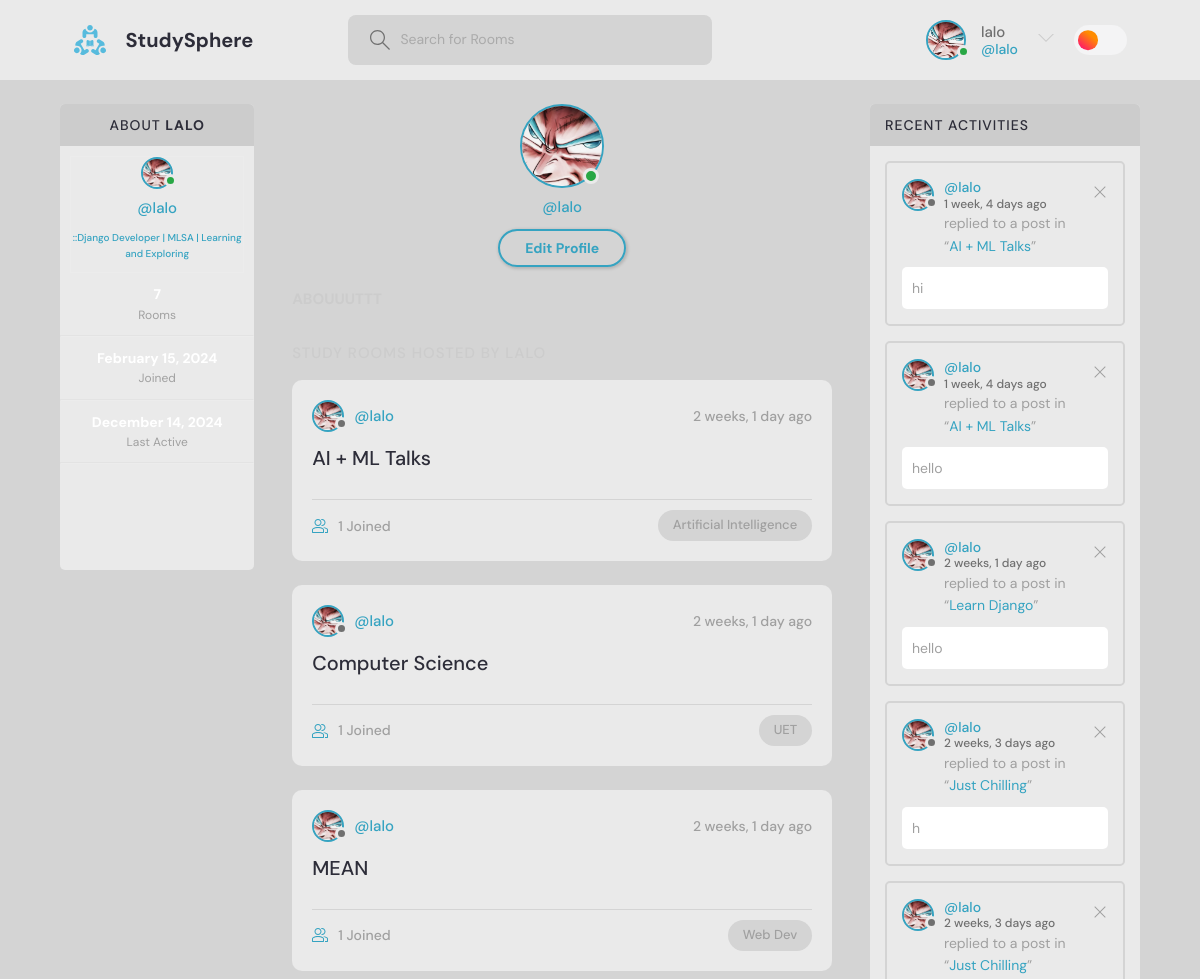
Page /UserProfile/1 (signed in, upper part) on the earlier database version.
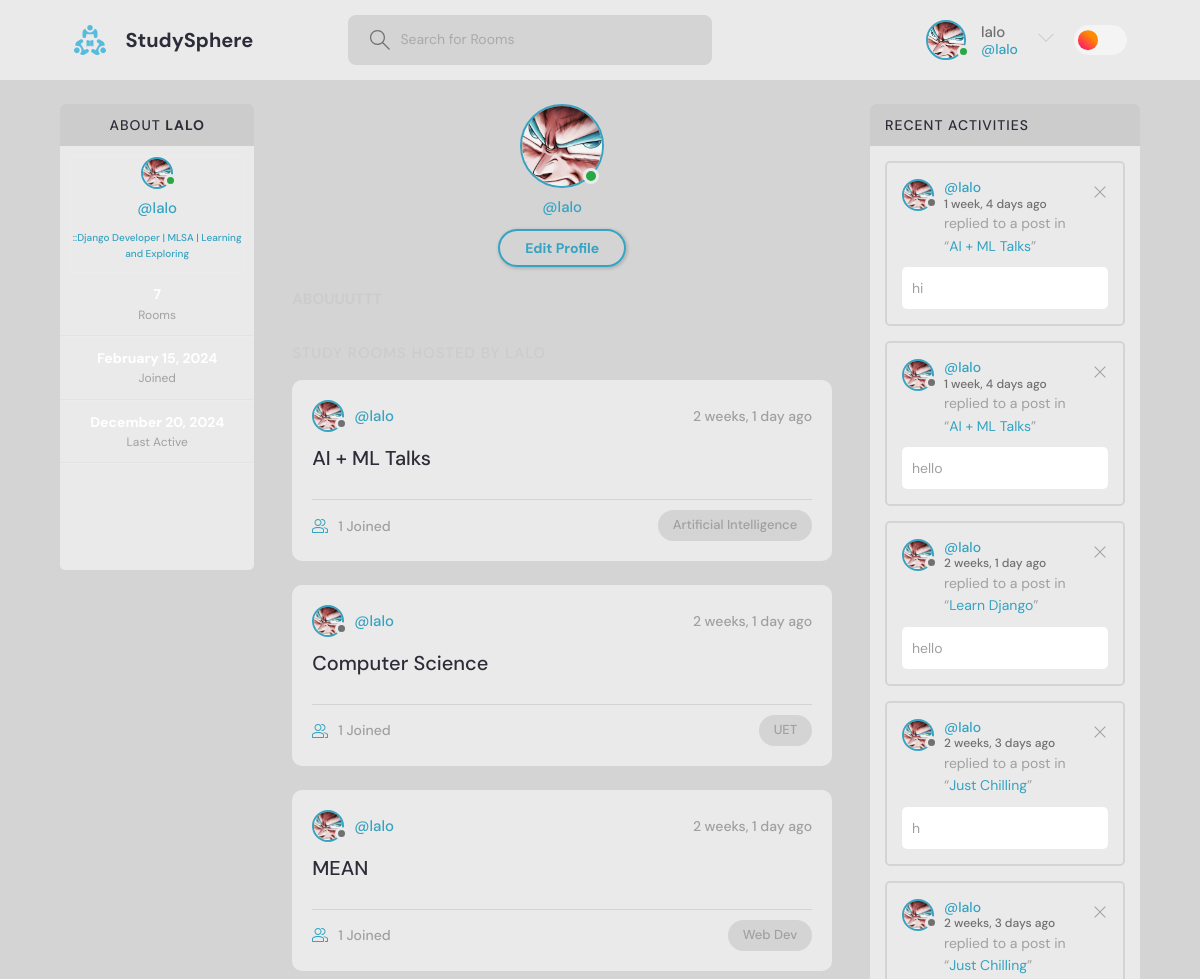
Same page on the later database version.
### base/models.py (models this page shows, shortened)
class User(AbstractUser):
    username = models.CharField(max_length=100, unique=True)
    email = models.EmailField(max_length=200, unique=True)
    headline = models.CharField(max_length=200, null = True, blank = True)
    date_joined = models.DateTimeField(auto_now_add=True,null = True)
    last_login = models.DateTimeField(auto_now=True,null = True)
    Pfp = models.ImageField(default= 'images/avatar.svg',null=True)  # using pip install Pillow to install the pillow library to use the ImageField
    USERNAME_FIELD = 'email' # specifying the email as the username field helps us to login using the email instead of the username, which django use username by default for the authentication of the users(login and signup)
    REQUIRED_FIELDS = []

### base/views.py (the view)
# urls.py: path('UserProfile/<str:pk>',views.UserProfile, name = "UserProfile"),  # url of the user profile page
@login_required(login_url="UserLogin")
def UserProfile(request,pk):
    user = User.objects.get(id = pk)
    rooms = user.room_set.all()  # getting all the rooms of the user
    topics = Topic.objects.all()
    UserMessages = user.message_set.all()
    context = {"user": user,"rooms":rooms , "topics":topics , "UserMessages":UserMessages}
    return render(request,'base/userProfile.html',context)

### base/models.py (called while the page is built)
    def __str__(self):
        return self.name

### base/templates/base/userProfile.html (shortened to what this page needs)
{% extends 'main.html' %}
{% block content %}
<main class="profile-page layout layout--3">
    <div class="container">
      {% include 'base/profileComponent.html' %}
      <div class="roomList">
        <div class="profile">
          <div class="profile__avatar">
            <div class="avatar avatar--large active">
              <img src="{{user.Pfp.url}}" />
            </div>
          </div>
          <div class="profile__info">
            <p>@{{user.username}}</p>
            {% if request.user == user %}
            <a href="{% url 'UpdateUser' %}" class="btn btn--main btn--pill">Edit Profile</a>
            {% endif %}
          </div>
          <div class="profile__about">
            <h3>Abouuuttt</h3>
          </div>
        </div>
        <div class="roomList__header">
          <div>
            <h2>Study Rooms hosted by {{user.username}}</a>
            </h2>
          </div>
        </div>
        {% include 'base/feedComponent.html' %}
      </div>
      {% include 'base/activityComponent.html' %}
    </div>
  </main>
  {% endblock content %}

### Templates/navBar.html (shortened to what this page needs)
{% load static %}
<header class="header header--loggedIn">
    <div class="container">
        <a href="{% url 'home' %}" class="header__logo">
            <img src="{% static 'images/logo.svg' %}" />
            <h1>StudySphere</h1>
        </a>
        <form class="header__search" method="GET" action="{% url 'home' %}">
            <label>
                <input name="q" placeholder="Search for Rooms" />
            </label>
        </form>
        <nav class="header__menu">
            {% if request.user.is_authenticated %}
            <div class="header__user">
                <a href="{% url 'UserProfile' request.user.id%}">
                    <div class="avatar avatar--medium active">
                        <img src="{{request.user.Pfp.url}}" />
                    </div>
                    <p>{{request.user.username}} <span>@{{request.user.username}}</span></p>
                </a>
                <button class="dropdown-button">
                    <svg version="1.1" xmlns="http://www.w3.org/2000/svg" width="32" height="32" viewBox="0 0 32 32">
                        <title>chevron-down</title>
                        <path d="M16 21l-13-13h-3l16 16 16-16h-3l-13 13z"></path>
                    </svg>
                </button>
            </div>
            {% else %}
            <a href="{% url 'UserLogin' %}">
                <img src="{% static 'images/avatar.svg' %}" />
                <p>Login</p>
            </a>
            {% endif %}
            <div class = "ThemeToggler">
                {% include 'theme.html'%}
            </div>
        </nav>
    </div>
</header>

### base/templates/base/profileComponent.html (shortened to what this page needs)
{% block content%}
 <div class="activities">
    <div class="activities__header"  >
        <h2 style="display: flex; align-items: center; justify-content: center;" >About&nbsp; <strong>{{request.user.username}}</strong></h2>
    </div>
    <div>
        <div class="profile-info-container">
            <div class="profile__avatar ">
                <div class="avatar avatar--small active">
                    <img src="{{request.user.Pfp.url}}" />
                </div>
            </div>
            <div class="profile__info">
                <p>@{{request.user.username}}</p>
                <div class= "profile-info-headline">
                   {% if  request.user.headline is not none%}
                      <p>::{{request.user.headline}}</p>
                   {% else%}
                      <a href="{% url 'UpdateUser' %}"><p> Enter Bio/Headline</p></a>
                   {% endif%}
                </div>
            </div>
       </div>
        <div class="profile-details-container">
          <div class="profile-details">
            <div class= "profile-details-info">
                <h6> {{request.user.room_set.count}}</h6>
                <span>Rooms</span>
            </div>
            <hr class= "profile-details-hr">
            <div class= "profile-details-info">
               <h6> {{request.user.date_joined|date:"F d, Y"}}</h6>
               <span>Joined</span>
            </div>
            <hr class= "profile-details-hr">
            <div class= "profile-details-info">
                <h6>{{request.user.last_login|date:"F d, Y"}}</h6>
                <span>Last Active</span>
            </div>
          </div>
        </div>
    </div>
    <hr class= "profile-details-hr">
    <div class="social-links">
        <ul class="social-list">
            <li>
            </li>
            <li>
            </li>
            <li>
            </li>
            <li>
            </li>
          </ul>
    </div>
  </div>
  {% endblock content%}

Differences in the rows shown:
changed User "lalo": user.last_login "December 14, 2024" → "December 20, 2024"
